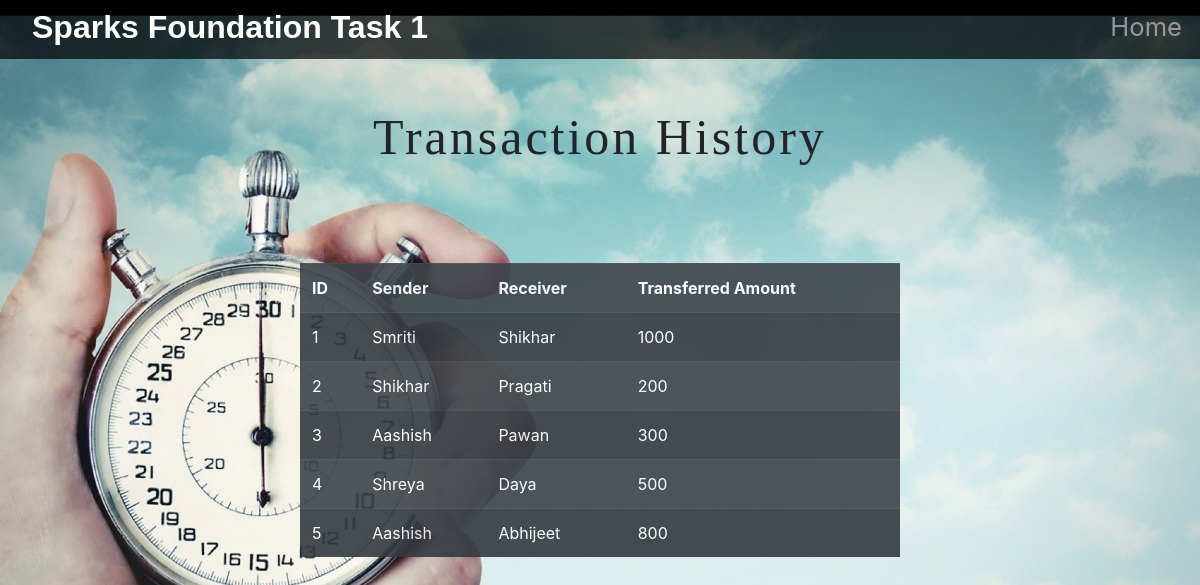
The page /history.php on the database its author committed.
### tables this page shows
CREATE TABLE `history` (
  `his_id` int(11) NOT NULL,
  `sender` varchar(255) NOT NULL,
  `reciever` varchar(255) NOT NULL,
  `amount` bigint(20) NOT NULL
);

### history.php (the view, shortened to what this page needs)
<!DOCTYPE html>
<html lang="en">
<head>
  <link rel="stylesheet" href="https://stackpath.bootstrapcdn.com/bootstrap/4.5.2/css/bootstrap.min.css"
>
  <link rel="stylesheet" type="text/css" href="styles.css">
</head>
<body>
  <div id="title">
    <nav id="navbar" class="navbar navbar-expand-lg navbar-dark ">
      <a id="navbar-brand" href="index.php">Sparks Foundation<span> Task 1</span></a>
      <div class="collapse navbar-collapse" id="navbarTogglerDemo01">
        <ul class="navbar-nav ml-auto">
          <li class="nav-item">
            <a class="nav-link" href="index.php">Home</a>
          </li>
        </ul>
      </div>
    </nav>
  </div>
  <?php
 echo '<h1 class="intro"><center>Transaction History</center></h1>';
 echo '<table class=" listtable table-dark table  table-striped table-hover mt-5"  style="opacity: 0.9; width:50%; margin:auto;">
 <tr>
     <th>ID</th>
     <th>Sender</th>
     <th>Receiver</th>
     <th>Transferred Amount</th>
 </tr>';
    $server = "localhost";
    $username = "root";
    $password = "";
    $database = "bank1";
    $con = mysqli_connect($server, $username, $password, $database);
     $sql = "SELECT his_id,sender,reciever,amount FROM history;";
        $result=mysqli_query($con,$sql);
        while($row=mysqli_fetch_array($result)){
            echo '<tr>
            <td>'.$row["his_id"].'</td>
            <td>'.$row["sender"].'</td>
            <td>'.$row["reciever"].'</td>
            <td>'.$row["amount"].'</td>
        </tr>';
          }
     echo'</table>';
?><br>
</body>
</html>

### styles.css (style rules this page uses)
#title { background: rgba(0,0,0,0.7); }
#navbar { padding: 0 0 5px; }
#navbar-brand { text-decoration: none; color:#fdfffc; font-family: sans-serif; font-size: 2rem; font-weight: bold; padding-left: 2rem; }
span { color:white; }
.nav-item { padding: 0 10px; }
.nav-link { font-size: 1.6rem; }
.intro { text-align: center; font-size: 50px; letter-spacing: 3px; font-family: 'sans-serif'; position: relative; padding:4% 8%; text-decoration: white; }

### history.php (style rules this page uses)
body { background-image: url("img/time.jpeg"); background-size: cover; background-repeat: no-repeat; }

### rows shown on the page
history: his_id "1", sender "Smriti", reciever "Shikhar", amount "1000"
history: his_id "2", sender "Shikhar", reciever "Pragati", amount "200"
history: his_id "3", sender "Aashish", reciever "Pawan", amount "300"
history: his_id "4", sender "Shreya", reciever "Daya", amount "500"
history: his_id "5", sender "Aashish", reciever "Abhijeet", amount "800"
